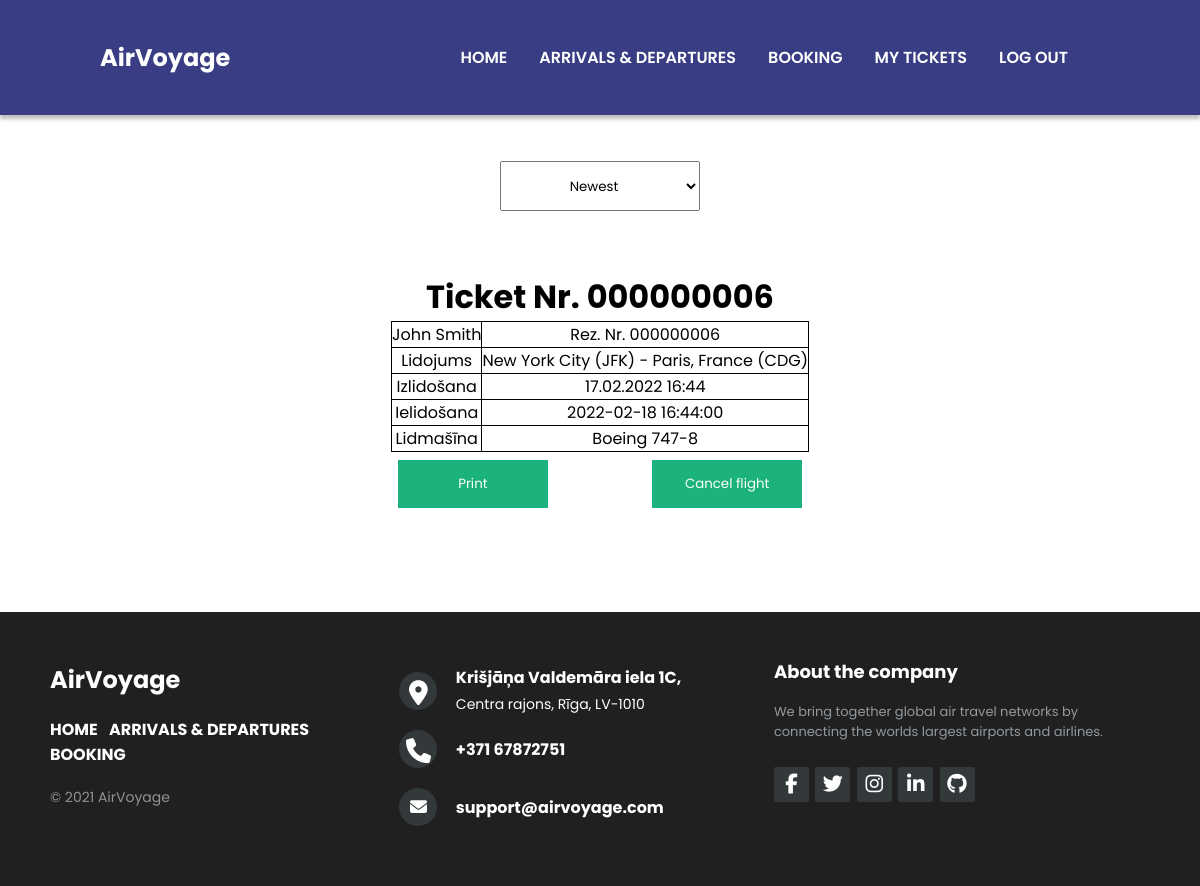
Page /myTickets (signed in) on the committed database.
### AirVoyage/models.py (models this page shows, shortened)
class Ticket(db.Model):
  id = db.Column(db.Integer, primary_key=True)
  ownerId = db.Column(db.Integer, db.ForeignKey('user.id'))
  flightId = db.Column(db.Integer, db.ForeignKey('flight.id'))
  purchaseDate = db.Column(db.DateTime)

class User(db.Model, UserMixin):
  id = db.Column(db.Integer, primary_key=True)
  name = db.Column(db.String(150))
  surname = db.Column(db.String(150))
  email = db.Column(db.String(150), unique=True)
  psw = db.Column(db.String(150))
  tickets = db.relationship("Ticket")

class Airport(db.Model):
  name = db.Column(db.String(150))
  abbreviation = db.Column(db.String(3), primary_key=True)
  address = db.Column(db.String(150))
  airplanes = db.relationship("Airplane")
  incomingFlights = db.relationship("Flight", primaryjoin="and_(Airport.abbreviation==Flight.airportToId, Flight.isFinished==False)", backref='airportTo')
  outgoingFlights = db.relationship("Flight", primaryjoin="and_(Airport.abbreviation==Flight.airportFromId, Flight.isFinished==False)", backref='airportFrom')

class Flight(db.Model):
  id = db.Column(db.Integer, primary_key=True)
  number = db.Column(db.Integer)
  departureDate = db.Column(db.DateTime)
  arrivalDate = db.Column(db.DateTime)
  airportFromId = db.Column(db.String(150), db.ForeignKey('airport.abbreviation'))
  airportToId = db.Column(db.String(150), db.ForeignKey('airport.abbreviation'))
  airplaneId = db.Column(db.Integer, db.ForeignKey('airplane.id'))
  tickets = db.relationship("Ticket", backref='flight')
  isFinished = db.Column(db.Boolean, default=False)

class Airplane(db.Model):
  id = db.Column(db.Integer, primary_key=True)
  model = db.Column(db.String(150))
  yearOfManufacture = db.Column(db.Integer)
  seats = db.Column(db.Integer)
  airportId = db.Column(db.Integer, db.ForeignKey('airport.abbreviation'));
  flights = db.relationship("Flight", primaryjoin="and_(Airplane.id==Flight.airplaneId, Flight.isFinished==False)", backref='airplane')

### AirVoyage/views.py (the view, shortened to what this page needs)
@views.route('myTickets', methods=["GET", "POST"])
@flask_login.login_required
def myTickets():
  return render_template("myTickets.html",
    isLoggedIn = flask_login.current_user.is_authenticated,
    isAdmin = isAdmin(flask_login.current_user),
    user = flask_login.current_user,
    tickets = [ticket for ticket in flask_login.current_user.tickets if ticket.flight and not ticket.flight.isFinished])

### AirVoyage/__init__.py (called while the page is built)
def create_app():
    app = Flask(__name__)
    app.config['SECRET_KEY'] = 'CLASSIFIED TOP SECRET KEY'
    app.config['SQLALCHEMY_DATABASE_URI'] = f'sqlite:///{DB_NAME}'
    db.init_app(app)
    from .views import views
    from .auth import auth
    app.register_blueprint(views, url_prefix='/')
    app.register_blueprint(auth, url_prefix='/')
    from .models import User
    create_database(app)
    login_manager = LoginManager()
    login_manager.login_view = 'auth.login'
    login_manager.init_app(app)
    @login_manager.user_loader
    def load_user(id):
        return User.query.get(int(id))
    return app

### AirVoyage/views.py (called while the page is built)
def isAdmin(user):
  admins = ['admin@admin.admin']
  if user.is_authenticated and user.email in admins:
    return True
  else:
    return False

### AirVoyage/templates/myTickets.html (shortened to what this page needs)
<!DOCTYPE html>
<html lang="en">
<head>
    <link rel="stylesheet" href="../static/css/signUp.css">
    <link rel="stylesheet" href="../static/css/myTickets.css">
    <link rel="stylesheet" href="../static/css/styles.css">
</head>
<body>
  {% include "header.html" %}
  <div class="container">
   <select id="order" name="order">
      <option value="newest">Newest</option>
    </select>
  </div>
  {% for ticket in tickets %}
  <div class="container">
    <h1>Ticket Nr. {{"{:09d}".format(ticket.id)}}</h1>
    <table id="{{ticket.id}}">
      <tr>
        <td>{{user.name}} {{user.surname}}</td>
        <td>Rez. Nr. {{"{:09d}".format(ticket.id)}}</td>
      </tr>
      <tr>
        <td>Lidojums</td>
        <td>{{ticket.flight.airportFrom.address}} ({{ticket.flight.airportFrom.abbreviation}}) - {{ticket.flight.airportTo.address}} ({{ticket.flight.airportTo.abbreviation}})</td>
      </tr>
      <tr>
        <td>Izlidošana</td>
        <td>{{ticket.flight.departureDate.strftime('%d.%m.%Y %H:%M')}}</td>
      </tr>
      <tr>
        <td>Ielidošana</td>
        <td>{{ticket.flight.arrivalDate}}</td>
      </tr>
      <tr>
        <td>Lidmašīna</td>
        <td>{{ticket.flight.airplane.model}}</td>
      </tr>
    </table>
    <button class='print'>Print</button>
    <button class='cancel'>Cancel flight</button>
  </div>
  {% endfor %}
  {% include "footer.html" %}
</body>
</html>

### AirVoyage/static/css/signUp.css (style rules this page uses)
* { margin: 0; padding: 0; box-sizing: border-box; font-family: 'Poppins', sans-serif; scroll-behavior: smooth; }
.container { padding: 16px; }
button { background-color: #04AA6D; color: white; padding: 14px 20px; margin: 8px 0; border: none; cursor: pointer; width: 100%; opacity: 0.9; }

### AirVoyage/static/css/myTickets.css (style rules this page uses)
table { margin-left: 10px; border-collapse: collapse; }
table, td, th { border: 1px solid black; }
button { width: 150px; display: inline-block; }
.container { text-align: center; margin-top: 30px; }
.container h1, .container table { margin: auto; }
.container button { margin-right: 50px; margin-left: 50px; }
select { text-align: center; width: 200px; height: 50px; }

### rows in the picture
Ticket: id "000000006", flight.airportFrom.address "New York City", flight.airportFrom.abbreviation "JFK", flight.airportTo.address "Paris, France", flight.airportTo.abbreviation "CDG", flight.departureDate "17.02.2022 16:44", flight.arrivalDate "2022-02-18 16:44:00", flight.airplane.model "Boeing 747-8"
User: name "John", surname "Smith"
